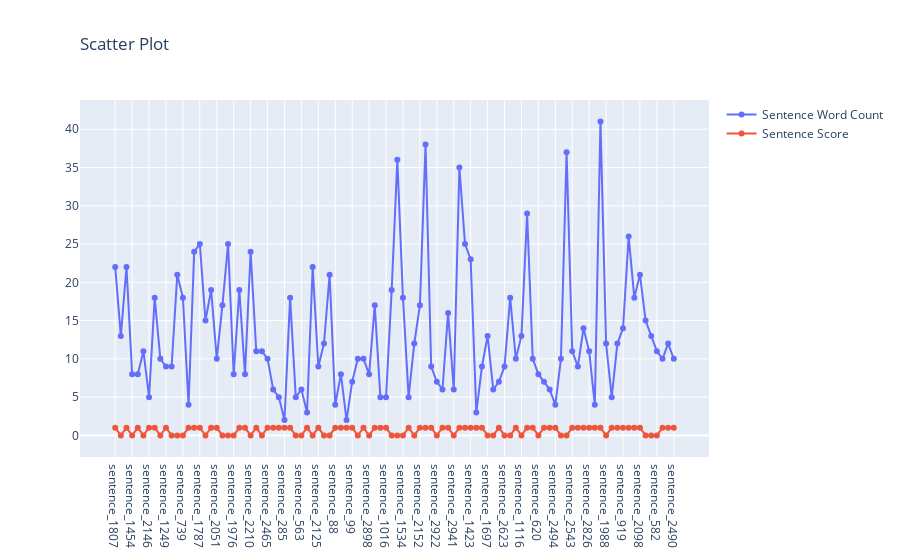

Notebook source saved alongside this figure:
### Markdown cell above
**Scatter plot Visualization**

### Code cell
#new data visualization
#show the relation between the word count in each sentence and what sentiment it is attached to
sentiment_data_sample_2 = sentiment_data_df.sample(n = 100)
x_axis_array = ["sentence_" + str(index) for index in sentiment_data_sample_2.index]

fig = go.Figure()

# Add traces
fig.add_trace(go.Scatter(x=x_axis_array, y=[len(sentence.split(' ')) for sentence in sentiment_data_sample_2.sentence],
                    mode='lines+markers',
                    name='Sentence Word Count'))

fig.add_trace(go.Scatter(x=x_axis_array, y=[score for score in sentiment_data_sample_2.score],
                    mode='lines+markers',
                    name='Sentence Score'))

fig.update_layout(
    title=go.layout.Title(
        text="Scatter Plot",
        xref="paper",
        x=0
    )
)

fig.show()

positive_sentences_array = [len(row.sentence.split(' ')) for index, row in sentiment_data_sample_2.iterrows() if row.score == '1']
print('Average word count in each positive sentence: ', sum(positive_sentences_array)/len(positive_sentences_array))

negative_sentences_array = [len(row.sentence.split(' ')) for index, row in sentiment_data_sample_2.iterrows() if row.score == '0']
print('Average word count in each negative sentence: ', sum(negative_sentences_array)/len(negative_sentences_array))

### Figure 1 — Plotly figure (JSON) as saved in the notebook; plotly's stock layout.template omitted (floating-point values rounded to 4 significant figures)
{"data": [{"mode": "lines+markers", "name": "Sentence Word Count", "type": "scatter", "x": ["sentence_1807", "sentence_657", "sentence_1333", "sentence_1454", "sentence_1489", "sentence_676", "sentence_2146", "sentence_289", "sentence_727", "sentence_1249", "sentence_2260", "sentence_2511", "sentence_739", "sentence_2439", "sentence_1546", "sentence_1787", "sentence_816", "sentence_2637", "sentence_2051", "sentence_1262", "sentence_1409", "sentence_1976", "sentence_2118", "sentence_287", "sentence_2210", "sentence_54", "sentence_1090", "sentence_2465", "sentence_1852", "sentence_2499", "sentence_285", "sentence_2630", "sentence_2444", "sentence_563", "sentence_361", "sentence_163", "sentence_2125", "sentence_1161", "sentence_2580", "sentence_88", "sentence_1629", "sentence_113", "sentence_99", "sentence_2513", "sentence_247", "sentence_2898", "sentence_2638", "sentence_2653", "sentence_1016", "sentence_1204", "sentence_1551", "sentence_1534", "sentence_558", "sentence_2219", "sentence_2152", "sentence_1782", "sentence_2250", "sentence_2922", "sentence_380", "sentence_1791", "sentence_2941", "sentence_1633", "sentence_943", "sentence_1423", "sentence_811", "sentence_1760", "sentence_1697", "sentence_98", "sentence_671", "sentence_2623", "sentence_317", "sentence_2588", "sentence_1116", "sentence_1031", "sentence_390", "sentence_620", "sentence_789", "sentence_993", "sentence_2494", "sentence_2963", "sentence_1108", "sentence_2543", "sentence_648", "sentence_1796", "sentence_2826", "sentence_2342", "sentence_1638", "sentence_1988", "sentence_2515", "sentence_2228", "sentence_919", "sentence_570", "sentence_501", "sentence_2098", "sentence_2554", "sentence_614", "sentence_582", "sentence_1959", "sentence_1302", "sentence_2490"], "y": [22, 13, 22, 8, 8, 11, 5, 18, 10, 9, 9, 21, 18, 4, 24, 25, 15, 19, 10, 17, 25, 8, 19, 8, 24, 11, 11, 10, 6, 5, 2, 18, 5, 6, 3, 22, 9, 12, 21, 4, 8, 2, 7, 10, 10, 8, 17, 5, 5, 19, 36, 18, 5, 12, 17, 38, 9, 7, 6, 16, 6, 35, 25, 23, 3, 9, 13, 6, 7, 9, 18, 10, 13, 29, 10, 8, 7, 6, 4, 10, 37, 11, 9, 14, 11, 4, 41, 12, 5, 12, 14, 26, 18, 21, 15, 13, 11, 10, 12, 10]}, {"mode": "lines+markers", "name": "Sentence Score", "type": "scatter", "x": ["sentence_1807", "sentence_657", "sentence_1333", "sentence_1454", "sentence_1489", "sentence_676", "sentence_2146", "sentence_289", "sentence_727", "sentence_1249", "sentence_2260", "sentence_2511", "sentence_739", "sentence_2439", "sentence_1546", "sentence_1787", "sentence_816", "sentence_2637", "sentence_2051", "sentence_1262", "sentence_1409", "sentence_1976", "sentence_2118", "sentence_287", "sentence_2210", "sentence_54", "sentence_1090", "sentence_2465", "sentence_1852", "sentence_2499", "sentence_285", "sentence_2630", "sentence_2444", "sentence_563", "sentence_361", "sentence_163", "sentence_2125", "sentence_1161", "sentence_2580", "sentence_88", "sentence_1629", "sentence_113", "sentence_99", "sentence_2513", "sentence_247", "sentence_2898", "sentence_2638", "sentence_2653", "sentence_1016", "sentence_1204", "sentence_1551", "sentence_1534", "sentence_558", "sentence_2219", "sentence_2152", "sentence_1782", "sentence_2250", "sentence_2922", "sentence_380", "sentence_1791", "sentence_2941", "sentence_1633", "sentence_943", "sentence_1423", "sentence_811", "sentence_1760", "sentence_1697", "sentence_98", "sentence_671", "sentence_2623", "sentence_317", "sentence_2588", "sentence_1116", "sentence_1031", "sentence_390", "sentence_620", "sentence_789", "sentence_993", "sentence_2494", "sentence_2963", "sentence_1108", "sentence_2543", "sentence_648", "sentence_1796", "sentence_2826", "sentence_2342", "sentence_1638", "sentence_1988", "sentence_2515", "sentence_2228", "sentence_919", "sentence_570", "sentence_501", "sentence_2098", "sentence_2554", "sentence_614", "sentence_582", "sentence_1959", "sentence_1302", "sentence_2490"], "y": ["1", "0", "1", "0", "1", "0", "1", "1", "0", "1", "0", "0", "0", "1", "1", "1", "0", "1", "1", "0", "0", "0", "1", "1", "0", "1", "0", "1", "1", "1", "1", "1", "0", "0", "1", "0", "1", "0", "0", "1", "1", "1", "1", "0", "1", "0", "1", "1", "1", "0", "0", "0", "1", "0", "1", "1", "1", "0", "1", "1", "0", "1", "1", "1", "1", "1", "0", "0", "1", "0", "0", "1", "0", "1", "1", "0", "1", "1", "1", "0", "0", "1", "1", "1", "1", "1", "1", "0", "1", "1", "1", "1", "1", "1", "0", "0", "0", "1", "1", "1"]}], "layout": {"title": {"text": "Scatter Plot", "x": 0, "xref": "paper"}}}
